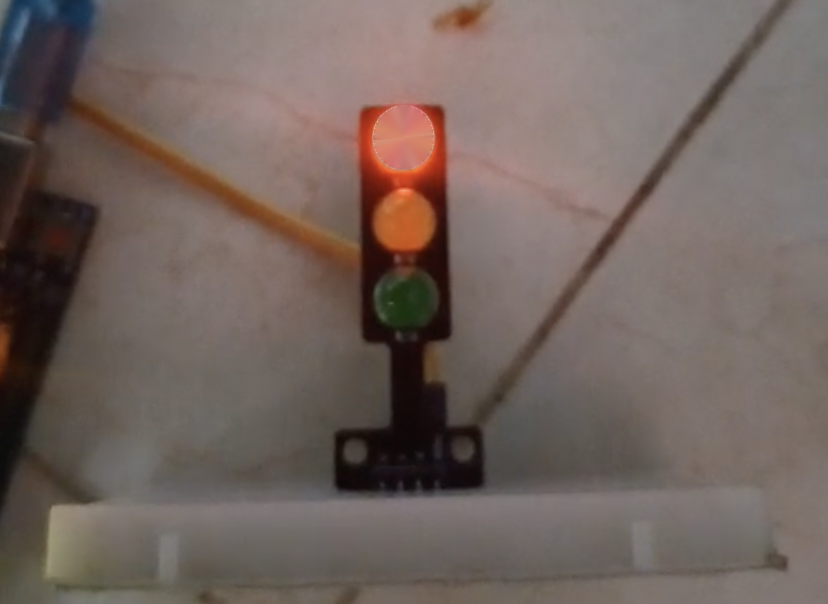
#> input picture src/trafficLightDetection/assets/tmp/red2_inpaintV3.png, 828 x 604 px, found by its file name
$ python main.py
#> lines starting #> are read from the running program, lines starting #| are printed output that depends on the picture; after the words box and inside, x2 and y2 are one past the last pixel; in counts of white or black regions, pixels touching at a corner belong together; long printed decimals are rounded
# 18/09/2022

import os
import cv2
import numpy as np
from const import *


def boundaryBox(img, obj, color):
	img = cv2.rectangle(img, (obj.x-5, obj.y-5),
	                    (obj.x+obj.w+4, obj.y+obj.h+4), color, 10)
	sign = img[(obj.y-5):(obj.y+obj.h+4), (obj.x-5):(obj.x+obj.w+4)]
	return sign


class Light:
	def __init__(self, color):
		self.x = 0
		self.y = 0
		self.w = 0
		self.h = 0
		self.color = color
		self.contour = []
		self.size = 0
		return

	def setNewValue(self, contour, size, x, y, w, h):
		print(self.color, ": ", size)
		if size > self.size:
			self.contour = contour
			self.size = size
			self.x = x
			self.y = y
			self.w = w
			self.h = h
		return


class TrafficLight:
	def __init__(self):
		self.color = None
		self.red = Light(TRAFFIC_LIGHT.red)
		self.yellow = Light(TRAFFIC_LIGHT.yellow)
		self.green = Light(TRAFFIC_LIGHT.green)

	def setNewValue(self, color, contour, areaSize, x, y, w, h):
		if color == TRAFFIC_LIGHT.red:
			self.red.setNewValue(contour, areaSize, x, y, w, h)
		elif color == TRAFFIC_LIGHT.green:
			self.green.setNewValue(contour, areaSize, x, y, w, h)
		elif color == TRAFFIC_LIGHT.yellow:
			self.yellow.setNewValue(contour, areaSize, x, y, w, h)

	def checkLightProperty(self, img, color):
		contours, hierarchy = cv2.findContours(
			img, cv2.RETR_TREE, cv2.CHAIN_APPROX_SIMPLE)
		for contour in contours:
			area = cv2.contourArea(contour)
			x, y, w, h = cv2.boundingRect(contour)
			if area < Setting.STANDARD_PROPERTY.minArea or area > Setting.STANDARD_PROPERTY.maxArea:
				if area > Setting.STANDARD_PROPERTY.maxArea:
					print("######################################", area)
				continue
			elif w/h >= Setting.STANDARD_PROPERTY.widthHeightRatio or h/w >= Setting.STANDARD_PROPERTY.widthHeightRatio:
				print("===================================>", w/h, h/w)
				continue
			# pass all standard property
			self.setNewValue(color, contour, area, x, y, w, h)

	def singleLightDetect(self, img: cv2.Mat, color: str):
		hsvImg = cv2.cvtColor(img, cv2.COLOR_BGR2HSV)
		sensitivity = Setting.COLOR_THRESHOLD[color]["sensitivity"]
		lowerColor = Setting.COLOR_THRESHOLD[color]["lower"]
		upperColor = Setting.COLOR_THRESHOLD[color]["upper"]
		maskColor = []
		if len(sensitivity) == 0:
			maskColor = cv2.inRange(hsvImg, lowerColor, upperColor)
		else:
			maskColor0 = cv2.inRange(hsvImg, lowerColor, upperColor)
			maskColor1 = cv2.inRange(
				hsvImg, lowerColor + sensitivity, upperColor + sensitivity)
			maskColor = cv2.bitwise_or(maskColor0, maskColor1)
		# print(maskColor)
		cv2.imshow("mask-" + color, maskColor)
		self.checkLightProperty(maskColor, color)
		pass

	def classify(self, img):
		redSize = self.red.size
		greenSize = self.green.size
		yellowSize = self.yellow.size
		print("size: ", redSize, greenSize, yellowSize)
		if (redSize >= greenSize and redSize >= yellowSize and redSize != 0):
			print("red");
			self.color = TRAFFIC_LIGHT.red
			sign = boundaryBox(img, self.red, COLOR.red)
			cv2.putText(img, "Traffic light detected: red", (10, 25),
			            cv2.FONT_HERSHEY_SIMPLEX, fontScale=1, thickness=3, color=COLOR.red)
			cv2.imshow("final", img)
			cv2.imshow('sign', sign)
		elif (greenSize >= redSize and greenSize >= yellowSize and greenSize != 0):
			print("green")
			self.color = TRAFFIC_LIGHT.green
			sign = boundaryBox(img, self.green, COLOR.green)
			cv2.putText(img, "Traffic light detected: green", (10, 25),
			            cv2.FONT_HERSHEY_SIMPLEX, fontScale=1, thickness=3, color=COLOR.green)
			cv2.imshow("final", img)
			cv2.imshow('sign', sign)
		elif (yellowSize >= redSize and yellowSize >= greenSize and yellowSize != 0):
			print("yellow")
			self.color = TRAFFIC_LIGHT.yellow
			cv2.putText(img, "Traffic light detected: yellow", (10, 25),
			            cv2.FONT_HERSHEY_SIMPLEX, fontScale=1, thickness=3, color=COLOR.yellow)
			sign = boundaryBox(img, self.yellow, COLOR.yellow)
			cv2.imshow("final", img)
			cv2.imshow('sign', sign)

		else:
			self.color = None
			cv2.putText(img, "Traffic light detected: nothing", (10, 25),
			            cv2.FONT_HERSHEY_SIMPLEX, fontScale=1, thickness=3, color=COLOR.white)
			cv2.imshow("final", img)


def readImg(fileName: str):
	return cv2.imread(fileName)


def binaryImg1(img: cv2.Mat, T: int = 30):
	grayImg: cv2.Mat = cv2.cvtColor(img, cv2.COLOR_BGR2GRAY)
	blurredImg: cv2.Mat = cv2.GaussianBlur(grayImg, (7, 7), 0)
	blurredImg = grayImg
	# cv2.imshow("blurredImg", blurredImg)
	_, threshImg = cv2.threshold(blurredImg, T, 255, cv2.THRESH_BINARY_INV)
	return threshImg


def binaryImg2(img: cv2.Mat):
	grayImg: cv2.Mat = cv2.cvtColor(img, cv2.COLOR_BGR2GRAY)
	blurredImg: cv2.Mat = cv2.GaussianBlur(grayImg, (3, 3), 0)
	threshImg = cv2.adaptiveThreshold(
		blurredImg, 255, cv2.ADAPTIVE_THRESH_MEAN_C, cv2.THRESH_BINARY_INV, 21, 10)
	return threshImg


def binaryImg3(img: cv2.Mat):
	grayImg: cv2.Mat = cv2.cvtColor(img, cv2.COLOR_BGR2GRAY)
	blurredImg: cv2.Mat = cv2.GaussianBlur(grayImg, (3, 3), 0)
	# blurredImg = grayImg
	threshImg = cv2.adaptiveThreshold(
		blurredImg, 255, cv2.ADAPTIVE_THRESH_GAUSSIAN_C, cv2.THRESH_BINARY_INV, 21, 10)
	return threshImg


def binaryImg4(img: cv2.Mat):
	grayImg: cv2.Mat = cv2.cvtColor(img, cv2.COLOR_BGR2GRAY)
	blurredImg: cv2.Mat = cv2.GaussianBlur(grayImg, (3, 3), 0)
	# blurredImg = grayImg
	threshImg = cv2.Canny(blurredImg, 200, 255)
	return threshImg


def canyEdge(img: cv2.Mat):
	copy = img.copy()
	thresh = binaryImg2(img)
	cannyEdgeDectection = cv2.Canny(thresh, 200, 255)
	cv2.imshow("cany", cannyEdgeDectection)
	imagecontours, _ = cv2.findContours(
		thresh, cv2.RETR_TREE, cv2.CHAIN_APPROX_SIMPLE)
	for cnt in imagecontours:
		if (cv2.contourArea(cnt) > 100):
			cv2.drawContours(copy, cnt, -1, (0, 255, 255), 2)
	cv2.imshow("thre", thresh)
	cv2.imshow("cnt", copy)


############
#   MAIN   #
############
# orgImg = readImg("C:/Users/Admin/Documents/Tu/coding/Autonomous-Car/src/trafficLightDetection/assets/green1.jpg")
# orgImg = cv2.imread("C:\\Users\\Admin\\Documents\\coding\\Autonomous-Car\\src\\trafficLightDetection\\assets\\red1.jpg")
print("start")

if Setting.MODE == Mode.PIC:
	orgImg = cv2.imread(Setting.PICTURE_PATH)
#> orgImg is the input picture: shape (604, 828, 3); mean B, G, R 93.8, 99.5, 113.4
	cv2.imshow("org", orgImg)
	trafficLight = TrafficLight()
	trafficLight.singleLightDetect(orgImg, "green")
#> in singleLightDetect, `hsvImg = cv2.cvtColor(img, cv2.COLOR_BGR2HSV)`: hsvImg: shape (604, 828, 3); mean H, S, V 17.5, 49.7, 113.8
#> in singleLightDetect, `maskColor = cv2.inRange(hsvImg, lowerColor, upperColor)`: maskColor: shape (604, 828); every value is 0
#> in checkLightProperty, `contours, hierarchy = cv2.findContours( img, cv2.RETR_TREE, cv2.CHAIN_..`: contours = []
	trafficLight.singleLightDetect(orgImg, "red")
#> call 2 of singleLightDetect, with color = 'red'
#> in singleLightDetect (call 2), `maskColor0 = cv2.inRange(hsvImg, lowerColor, upperColor)`:
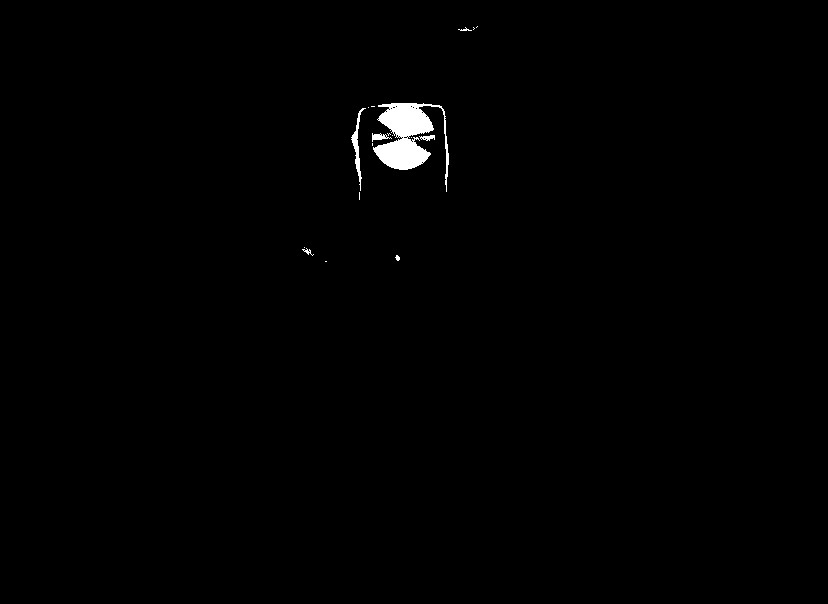
#> maskColor0: shape (604, 828); 0.67% white; 18 white regions (11 under 20 px)
#> in checkLightProperty (call 2), `contours, hierarchy = cv2.findContours( img, cv2.RETR_TREE, cv2.CHAIN_..`: contours = 45 contours, 41 with area under 20; largest, box (x1, y1, x2, y2) and area: (373, 103, 449, 192) 2572, (351, 108, 366, 191) 197, (372, 133, 392, 142) 64, (419, 135, 435, 141) 40
#> the loop in checkLightProperty (call 2), `for contour in contours:` made 45 passes
#> (area, x, y, w, h) on passes 10, 16, 20: (40.5, 419, 135, 16, 6), (63.5, 372, 133, 20, 9), (197, 351, 108, 15, 83)
#> (area, x, y, w, h) on pass 23: (2572, 373, 103, 76, 89)
#| ===================================> 0.1807 5.533
#| red :  2572.0
	trafficLight.singleLightDetect(orgImg, "yellow")
	# print(trafficLight.red.size)
	# print(trafficLight.green.size)
	# print(trafficLight.yellow.size)
	trafficLight.classify(orgImg)
#> in boundaryBox, `sign = img[(obj.y-5):(obj.y+obj.h+4), (obj.x-5):(obj.x+obj.w+4)]`:
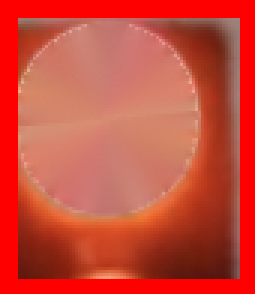
#> sign: shape (98, 85, 3) (shown 3 times larger); mean B, G, R 58.1, 74, 202.4
#> in classify, `cv2.putText(img, "Traffic light detected: red", (10, 25), cv2.FONT_HER..`:
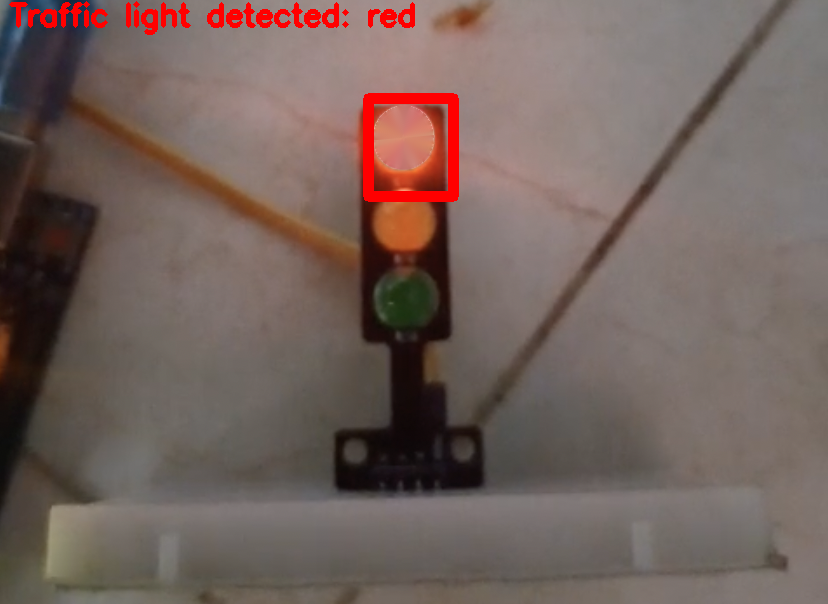
#> img: shape (604, 828, 3); mean B, G, R 92.2, 97.7, 115.4
	cv2.waitKey(0)

elif Setting.MODE == Mode.CAMERA:
	cam = cv2.VideoCapture(0)
	while True:
		ret, frame = cam.read()
		key = cv2.waitKey(1)
		if key == ord('q'):
			break

		trafficLight = TrafficLight()
		trafficLight.singleLightDetect(frame, "green")
		trafficLight.singleLightDetect(frame, "red")
		trafficLight.singleLightDetect(frame, "yellow")
		# print(trafficLight.red.size)
		# print(trafficLight.green.size)
		# print(trafficLight.yellow.size)
		trafficLight.classify(frame)
	cv2.destroyAllWindows()

elif Setting.MODE == Mode.VIDEO:
	status = ''
	while True:
		vid = cv2.VideoCapture(Setting.VIDEO_PATH)
		currentframe = 0

		while True:
			print()
			print("vid read")
			print("--------------------")
			ret, frame = vid.read()

			key = cv2.waitKey(1)
			if key == ord('q'):
				status = 'quit'
				break
			elif key == ord('p'):
				cv2.waitKey(-1)
			elif key == ord('r'):
				status = 'replay'
				break

			if ret:
				try:
					trafficLight = TrafficLight()
					trafficLight.singleLightDetect(frame, "green")
					trafficLight.singleLightDetect(frame, "red")
					trafficLight.singleLightDetect(frame, "yellow")
					# print(trafficLight.red.size)
					# print(trafficLight.green.size)
					# print(trafficLight.yellow.size)
					trafficLight.classify(frame)
					print("--------------")
					print("done")
					print()

					currentframe += 1
				except:
					pass

			else:
				print("end")
				# status = 'end'
				# break
		print("vid release")
		vid.release()
		if status == 'quit' or status == 'end':
			print("break")
			break

	# cv2.waitKey(0)
	print("out")
